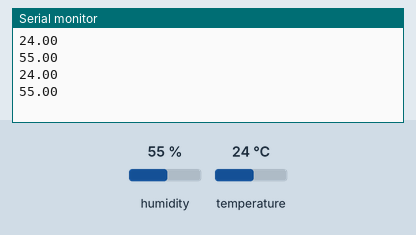
Bench run of a sketch on a simulated Arduino Uno, built with avr-gcc and run on an emulated ATmega328P. On the bench: the last lines printed to the serial monitor. Wiring (inferred from the names in the program): DHT11 sensor: data pin 7. Inputs (shaded band) come from the test bench; at power-on: humidity 55 %, temperature 24 °C.

Above: at 2.8 s.
2.9 s: humidity set to 22 %
At 4.5 s:
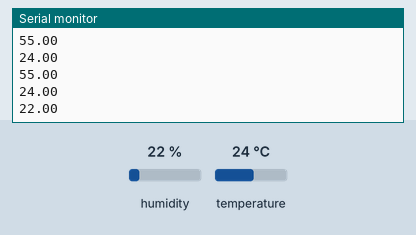
5.6 s: temperature set to 12 °C
At 6.8 s:
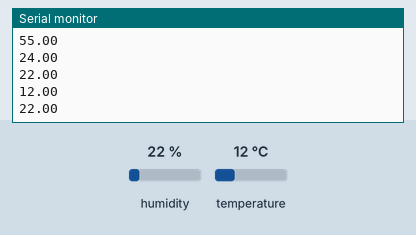
8.3 s: humidity set to 40 %
At 11.5 s:
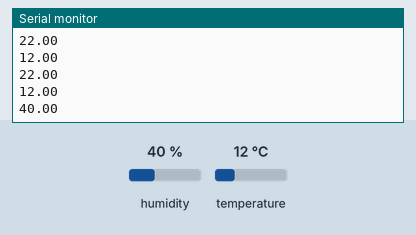
Timing chart, 0 to 13.0 s (numbered marks = the images above; inputs shaded):
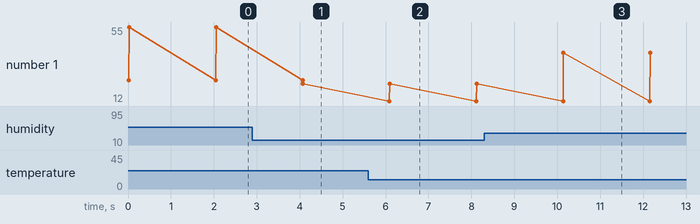

Measured:
- after the input at 2.9 s, the serial monitor: prints a new line after 1.2 s (image 1)
- after the input at 5.6 s, the serial monitor: prints a new line after 0.49 s (image 2)
- after the input at 8.3 s, the serial monitor: prints a new line after 1.8 s (image 3)
- plotted number 1: 55 → 22 after the input at 2.9 s, 22 → 40 after the input at 8.3 s

The sketch:

dht1.ino
```cpp
#include <dht.h>

// DHT pin
const int dht_out_pin = 7;

// DHT object
dht DHT;

void setup() {
    Serial.begin(9600);
}

void loop() {
    int dht_check = DHT.read11(dht_out_pin);
    // switch (dht_check) {
    //  case DHTLIB_OK: {
    //      Serial.println("OK");
    //  }
    //  break;
    //  case DHTLIB_ERROR_CHECKSUM: {
    //      Serial.println("CheckSumError!!");
    //  }
    //  break;
    //  case DHTLIB_ERROR_TIMEOUT: {
    //      Serial.println("TimeOutError!!");
    //  }
    //  break;
    //  default: {
    //      Serial.println("UnknownError!");
    //  }
    // }

    Serial.println(DHT.temperature);
    Serial.println(DHT.humidity);
    Serial.println("");
    delay(2000);
}
```
